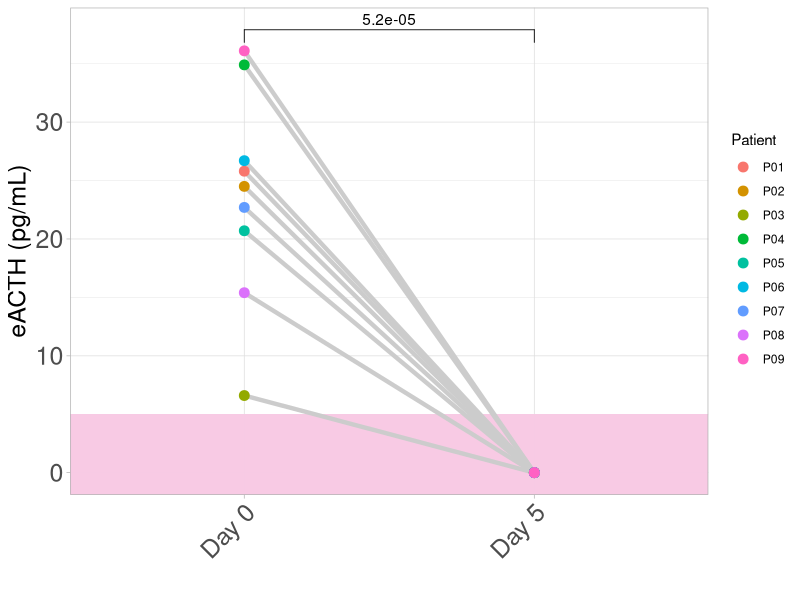
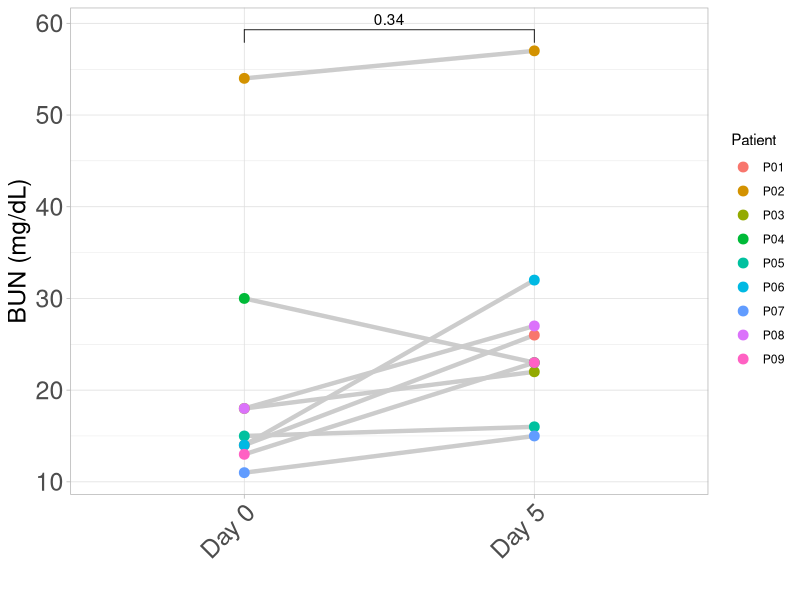
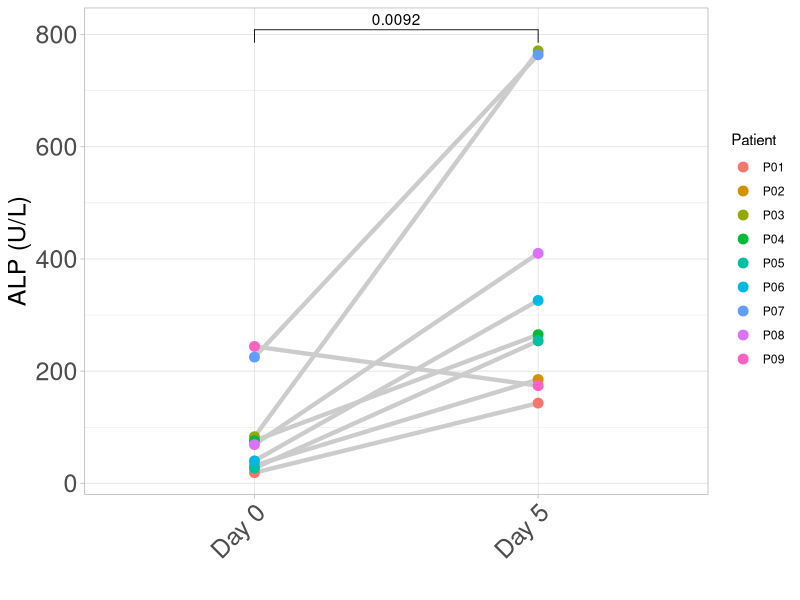
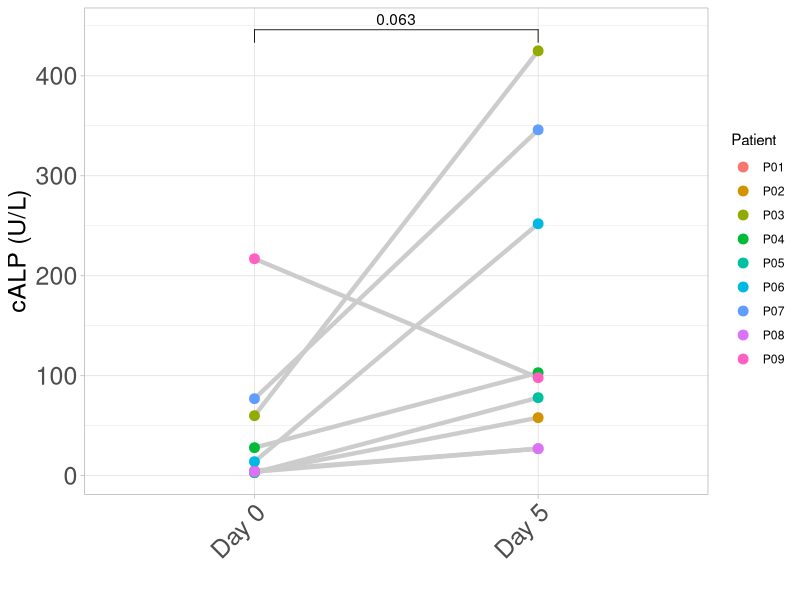
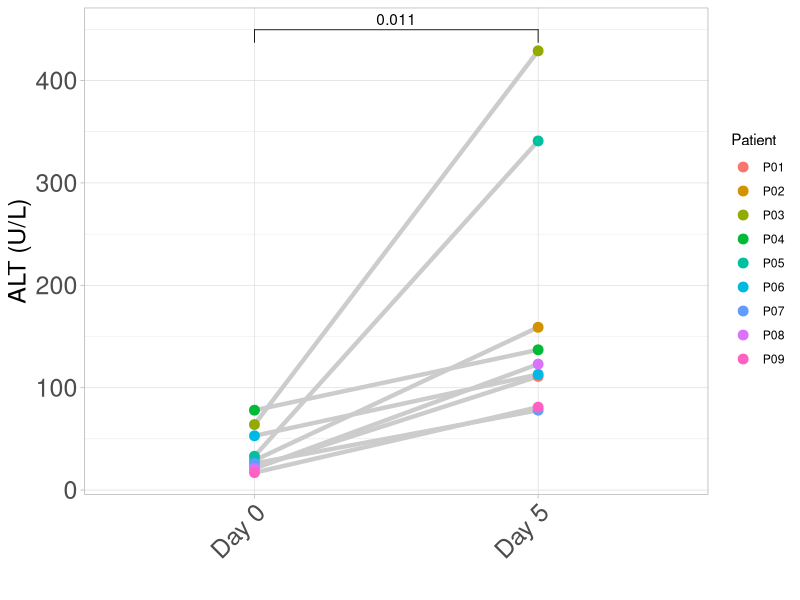
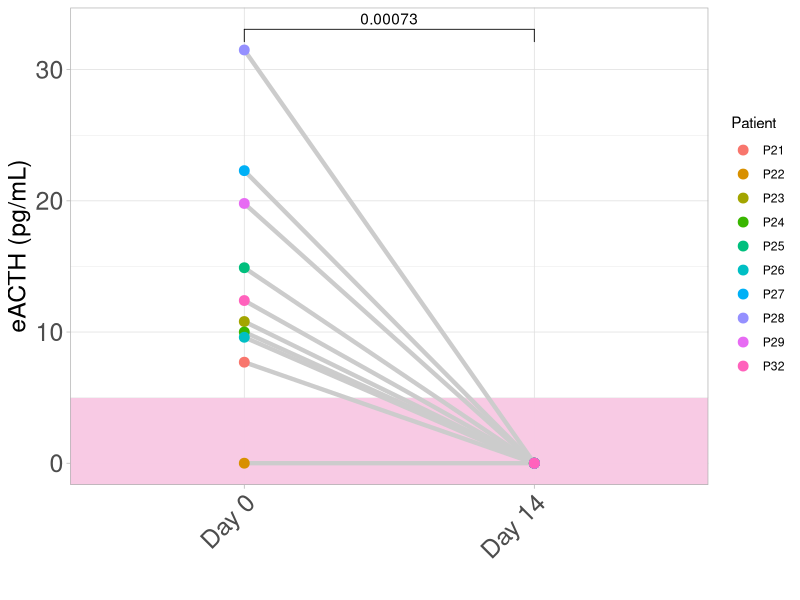
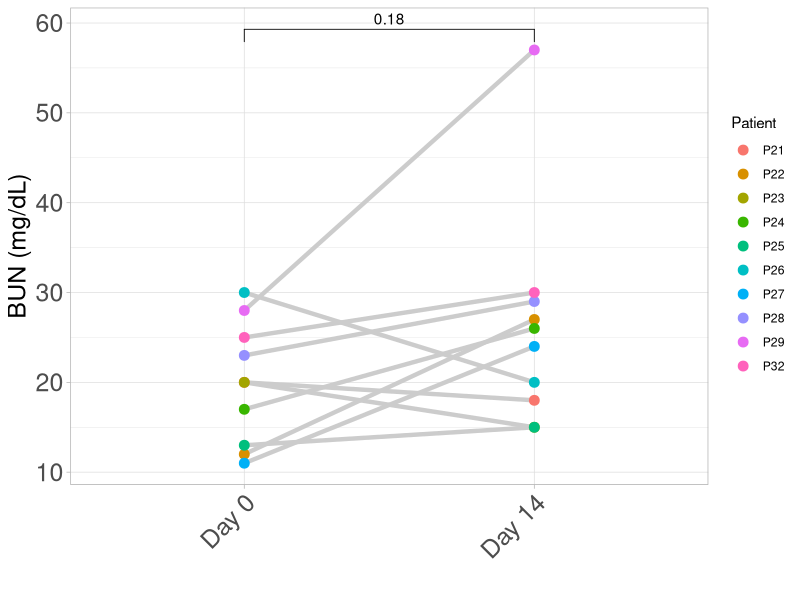
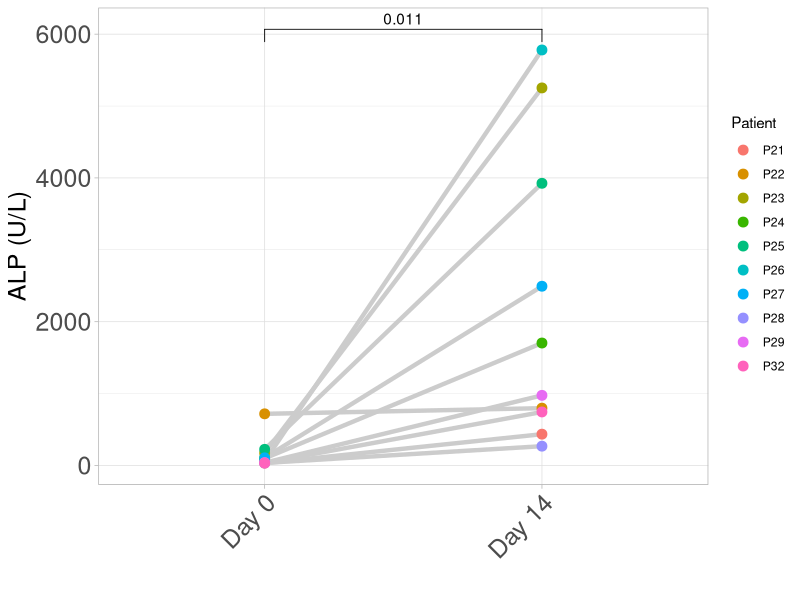

Generate these figures, in order, with R:
library(ggplot2)
library(ggpubr)

dat <- read.csv("chem.data.file.csv", header = TRUE, stringsAsFactors = FALSE)

not_nice_measures <- c("eACTH","BUN","ALP","cALP","ALT")

# Define patient groups
patient_groups <- list(
  list(patients = paste0("P", sprintf("%02d", 1:20)), days = c("Day 0", "Day 5")),
  list(patients = paste0("P", sprintf("%02d", 21:40)), days = c("Day 0", "Day 14"))
)

for(group in patient_groups){
  dat_filtered <- dat[dat$Patient %in% group$patients, ]
  
  for(measure in colnames(dat_filtered)[!colnames(dat_filtered) %in% c("Patient","Day")]){
    df <- na.omit(dat_filtered[,c("Patient","Day",measure)])
    
    my_measure <- sym(measure)
    
    my_ylab <- sapply(my_measure,function(i){
      if(i == "eACTH"){"eACTH (pg/mL)"}
      else if(i == "BUN"){"BUN (mg/dL)"}
      else if(i == "ALP"){"ALP (U/L)"}
      else if(i == "cALP"){"cALP (U/L)"}
      else if(i == "ALT"){"ALT (U/L)"}
      else{NA}
    })

    my_comparisons <- list(c(group$days[1], group$days[2]))
    my_width <- 4.12

    p <- ggplot(df, aes(x=Day,y=!!my_measure))
    
    # Add shaded region for eACTH detection limit
    if(measure == "eACTH"){
      p <- p + geom_rect(aes(xmin=-Inf, xmax=Inf, ymin=-Inf, ymax=5), 
                         fill="#f8cae3", alpha=0.5, inherit.aes=FALSE)
    }
    
    p <- p +
      geom_line(aes(group=Patient),size=1.5,color="gray80")+
      geom_point(aes(color=Patient),size=3)+
      stat_compare_means(method = "t.test",comparisons = my_comparisons)+
      theme_light()+
      ylab(my_ylab)+
      xlab("")+
      scale_x_discrete(breaks=group$days)+
      theme(axis.text = element_text(size = 18),
        plot.title = element_text(size = 20),
        axis.title= element_text(size = 18),
        axis.text.x = element_text(angle = 45, hjust = 1))+
      theme(legend.position = "right")
    
    ggsave(paste0(measure,"_",paste(group$patients[c(1,length(group$patients))],collapse="-"),".png"),
           width = my_width,height = 4.82,dpi=300)
  }
}
